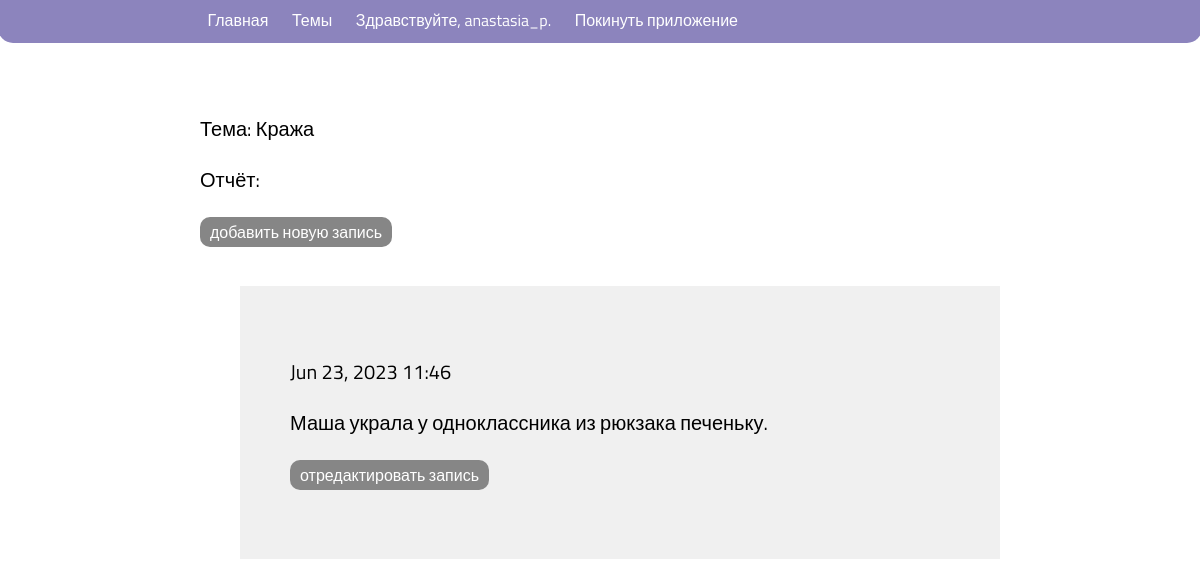
Page /topics/4/ (signed in) on the committed database.
### error_log/models.py (models this page shows, shortened)
class Topic(models.Model):
    text = models.CharField(max_length=200)
    date_added = models.DateTimeField(auto_now_add=True)
    owner = models.ForeignKey(User, on_delete=models.CASCADE)
    def __str__(self) -> str:
        return self.text

class Entry(models.Model):
    topic = models.ForeignKey(Topic, on_delete=models.CASCADE)
    text = models.TextField()
    date_added = models.DateTimeField(auto_now_add=True)
    class Meta:
        verbose_name_plural = 'entries'

### error_log/views.py (the view)
# urls.py: path('topics/<int:topic_id>/', views.topic, name='topic'),
@login_required
def topic(request, topic_id):
    topic = Topic.objects.get(id=topic_id)
    if topic.owner != request.user:
        raise Http404
    entries = topic.entry_set.order_by('-date_added')
    context = {'topic': topic, 'entries': entries}
    return render(request, 'error_log/topic.html', context)

### error_log/templates/error_log/topic.html (shortened to what this page needs)
{% extends 'error_log/base.html' %}
{% load static %}
{% block css_aditional %}
<link rel='stylesheet' href="{% static 'error_log/css/index.css' %}">
{% endblock%}
  {% block content %}
  <main class="container topics">
  <p>Тема: {{ topic }}</p>
  <p>Отчёт:</p>
  <p>
    <a class="create_new_topic" href='{% url 'error_log:new_entry' topic.id %}'>добавить новую запись</a>
  </p>
  <ul>
  {% for entry in entries %}
    <li class="grayBackground">
      <p>{{ entry.date_added|date:'M d, Y H:i'  }}</p>
      <p>{{ entry.text|linebreaks }}</p>
      <p>
        <a class="create_new_topic" href='{% url 'error_log:edit_entry' entry.id %}'>отредактировать запись</a>
      </p>
    </li>
  {% empty %}
    <li>Пока нет записей по этой теме.</li>
  {% endfor %}
  </ul>
  </main>
{% endblock content %}

### error_log/templates/error_log/base.html (shortened to what this page needs)
{% load static %}
<!DOCTYPE html>
<html lang="en">
<head>
    {% block css_aditional %}{% endblock%}
</head>
<body>
<header>
  <nav>
    <main class=" header_container">
    <a href='{% url 'error_log:index' %}'>Главная</a>
    <a href='{% url 'error_log:topics' %}'>Темы</a>
    {% if user.is_authenticated %}
      <a>Здравствуйте, {{ user.username }}.</a>
      <a href="{% url 'users:logout' %}">Покинуть приложение</a>
    {% else %}
      <a href="{% url 'users:register' %}">Зарегистрироваться</a>
      <a href="{% url 'users:login' %}">Авторизироваться</a>
    {% endif %}
  </main>
  </nav>
</header>
  {% block content %}{% endblock content %}
</body>
</html>

### error_log/static/error_log/css/index.css (style rules this page uses)
* { font-family: 'Titillium Web', Arial, sans-serif; --primary-color: #8c84bd; --hover-color: rgb(201, 184, 187); }
body { max-width: 99vw; overflow-x: hidden; }
.header_container { max-width: 800px; margin: 0px auto; }
header { margin-top: -10px; margin-left: -10px; height: 25px; width: 100%; background-color: var(--primary-color); padding: 10px; border-bottom-left-radius: 15px; border-bottom-right-radius: 15px; }
nav { margin-left: 15px; }
nav a { margin-right: 20px; text-decoration: none; color: #ffffff; transition: 0.3s ease-out; }
.container { max-width: 800px; margin: 70px auto 0 auto; display: flex; }
.topics { font-size: 20px; display: block; }
.create_new_topic { padding: 3px 10px; font-size: 16px; font-weight: 400; text-align: center; text-decoration: none; background-color: rgb(134, 134, 134); color: white; border: none; border-radius: 10px; cursor: pointer; transition: 0.3s ease-out; }
.topics>ul { margin-top: 40px; list-style-type: none; }
.topics>ul>li { margin-bottom: 25px; }
.grayBackground { padding: 50px; background: rgb(240, 240, 240); }

### rows in the picture
Topic: text "Кража"
Entry: date_added "Jun 23, 2023 11:46", text "Маша украла у одноклассника из рюкзака печеньку."

### other values in the picture
{{ user.username }} "anastasia_p"
